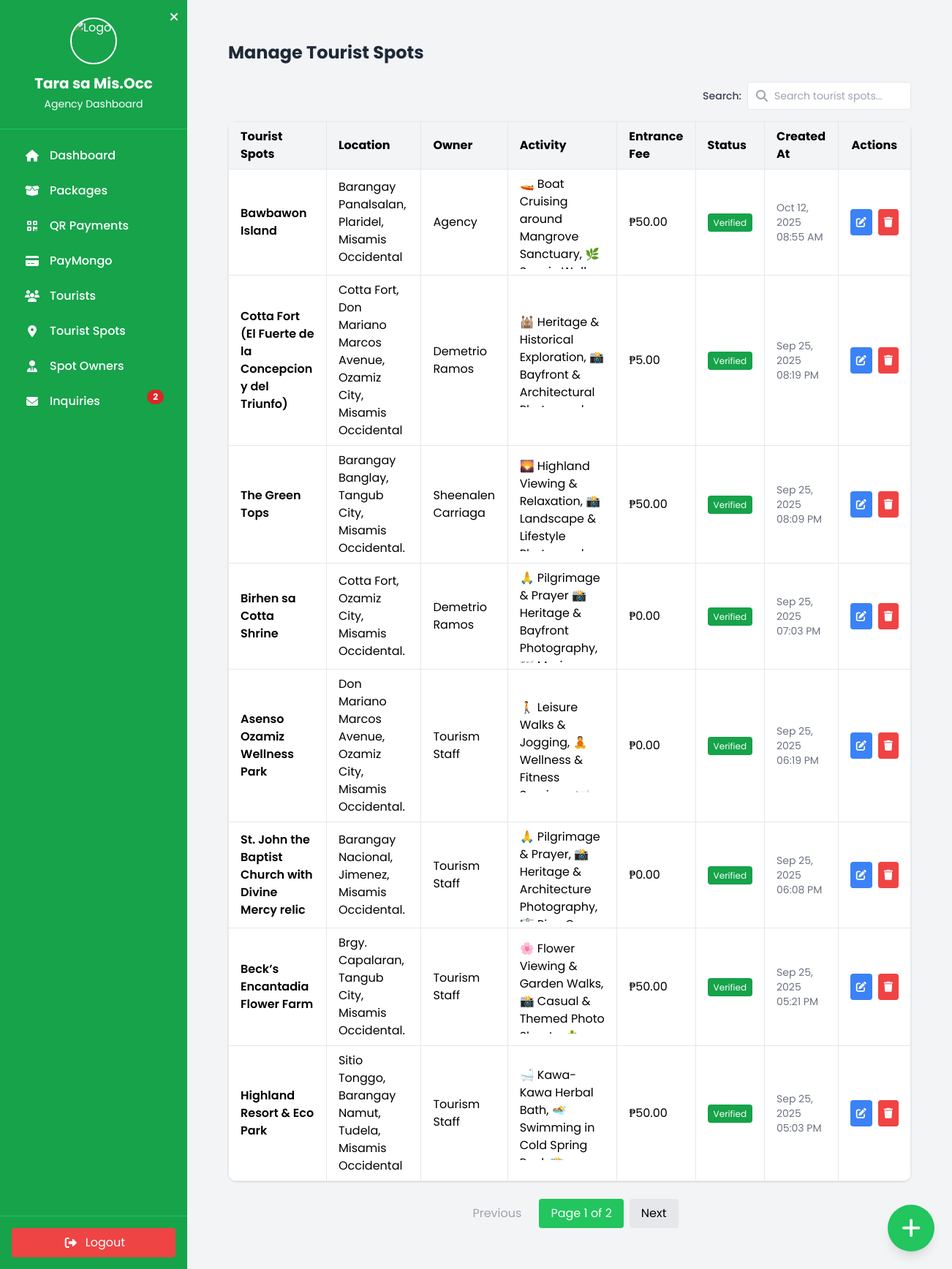
Page /admin/agency_manage_tourist_spots.php (signed in) on the committed database.
### tables this page shows
CREATE TABLE `tourist_spots` (
  `id` int(10) UNSIGNED NOT NULL,
  `owner_id` int(10) UNSIGNED NOT NULL,
  `description` text DEFAULT NULL,
  `location` varchar(255) DEFAULT NULL,
  `created_at` datetime DEFAULT current_timestamp(),
  `image1` varchar(255) DEFAULT NULL,
  `image2` varchar(255) DEFAULT NULL,
  `image3` varchar(255) DEFAULT NULL,
  `entrance_fee` decimal(10,2) DEFAULT NULL,
  `activity` varchar(255) DEFAULT NULL,
  `latitude` decimal(10,7) DEFAULT NULL,
  `longitude` decimal(10,7) DEFAULT NULL,
  `posted_by_type` enum('agency','spot_owner','tourism_officers') NOT NULL,
  `status` varchar(20) DEFAULT 'pending',
  `owner_name` varchar(255) NOT NULL,
  `name_of_tourist_spot` varchar(255) NOT NULL,
  `spot_created_at` datetime NOT NULL DEFAULT current_timestamp()
);

### admin/agency_manage_tourist_spots.php (the view, shortened to what this page needs)
    <?php
    include '../config/db_connect.php';
    $search = trim($_GET['search'] ?? "");
    $limit = 8;
    $page  = max(1, intval($_GET['page'] ?? 1));
    $offset = ($page - 1) * $limit;
    $where = "";
    $params = [];
    $count_sql = "SELECT COUNT(*) AS total
                FROM tourist_spots ts
                LEFT JOIN spot_owners so ON ts.owner_id = so.id
                $where";
    $stmt = $conn->prepare($count_sql);
    $stmt->execute();
    $total_rows = $stmt->get_result()->fetch_assoc()['total'];
    $total_pages = ceil($total_rows / $limit);
    $sql = "SELECT ts.*,
            CASE
                WHEN ts.posted_by_type='spot_owner' THEN so.fullname
                WHEN ts.posted_by_type='tourism_officers' THEN 'Tourism Staff'
                WHEN ts.posted_by_type='agency' THEN 'Agency'
                ELSE 'Unknown'
            END AS owner_name
            FROM tourist_spots ts
            LEFT JOIN spot_owners so ON ts.owner_id = so.id
            $where
            ORDER BY ts.created_at DESC
            LIMIT ? OFFSET ?";
    $stmt = $conn->prepare($sql);
    if ($where) {
        $stmt->bind_param("sssssii", $params[0], $params[1], $params[2], $params[3], $params[4], $limit, $offset);
    } else {
        $stmt->bind_param("ii", $limit, $offset);
    }
    $stmt->execute();
    $result = $stmt->get_result();
    $spots = $result->fetch_all(MYSQLI_ASSOC);
    ?>
    <!DOCTYPE html>
    <html lang="en">
    <head>
    <script src="https://cdn.tailwindcss.com"></script>
    <link rel="stylesheet" href="https://unpkg.com/leaflet@1.9.4/dist/leaflet.css"/>
    <link rel="stylesheet" href="https://unpkg.com/leaflet@1.9.4/dist/leaflet.css"/>
    <link rel="stylesheet" href="https://cdnjs.cloudflare.com/ajax/libs/font-awesome/6.5.0/css/all.min.css" />
    <link rel="stylesheet" href="css/style.css">
    </head>
    <body class="flex font-[Poppins]">
    <?php include 'sidebar.php'; ?>
  <div id="mainContent" class="flex-1">
    <main class="max-w-5xl mx-auto mt-0 p-4 sm:p-6">
        <div class="flex items-center justify-between mb-6">
            <h1 class="text-2xl font-bold text-gray-800 flex items-center space-x-3">
                <span>Manage Tourist Spots</span>
            </h1>
        </div>
 <div class="flex justify-end mb-4">
  <div class="flex items-center gap-2"><label for="liveSearch" class="font-medium text-gray-700 text-sm">Search:</label>
    <div class="relative">
      <span class="absolute inset-y-0 left-0 flex items-center pl-3 text-gray-400"><i class="fas fa-search"></i></span>
      <input type="text" id="liveSearch" placeholder="Search tourist spots..."
        class="w-56 border rounded p-2 pl-9 text-sm focus:outline-none focus:ring-2 focus:ring-green-400">
    </div>
  </div>
</div>
<div class="bg-white shadow rounded-xl overflow-x-auto">
    <table id="spotsTable" class="min-w-full border-collapse">
    <thead class="bg-gray-100">
      <tr>
        <th class="px-4 py-2 border text-left">Tourist Spots</th>
        <th class="px-4 py-2 border text-left">Location</th>
        <th class="px-4 py-2 border text-left">Owner</th>
        <th class="px-4 py-2 border text-left">Activity</th>
        <th class="px-4 py-2 border text-left">Entrance Fee</th>
        <th class="px-4 py-2 border text-left">Status</th>
        <th class="px-4 py-2 border text-left">Created At</th>
        <th class="px-4 py-2 border text-center">Actions</th>
      </tr>
    </thead>
    <tbody>
      <?php if ($spots): foreach ($spots as $spot): ?>
        <tr class="hover:bg-gray-50">
          <td class="px-4 py-2 border font-semibold"><?= htmlspecialchars($spot['name_of_tourist_spot']) ?></td>
          <td class="px-4 py-2 border"><?= htmlspecialchars($spot['location']) ?></td>
          <td class="px-4 py-2 border"><?= htmlspecialchars($spot['owner_name'] ?? '-') ?></td>
          <td class="px-4 py-2 border max-w-xs">
            <div class="overflow-y-auto max-h-32"><?= htmlspecialchars($spot['activity']) ?></div>
          </td>
          <td class="px-4 py-2 border"><?= $spot['entrance_fee'] !== null ? '₱'.number_format($spot['entrance_fee'], 2) : 'Free' ?></td>
          <td class="px-4 py-2 border">
            <?php
              $status_class = 'bg-yellow-500 text-white px-2 py-1 rounded text-xs';
              $status_text = 'Pending';
              if ($spot['status'] === 'verified') {
                $status_class = 'bg-green-600 text-white px-2 py-1 rounded text-xs';
                $status_text = 'Verified';
              } elseif ($spot['status'] === 'rejected') {
                $status_class = 'bg-red-600 text-white px-2 py-1 rounded text-xs';
                $status_text = 'Rejected';
              }
            ?>
            <span class="<?= $status_class ?>"><?= $status_text ?></span>
          </td>
          <td class="px-4 py-2 border text-sm text-gray-500"><?= date("M d, Y h:i A", strtotime($spot['created_at'])) ?></td>
          <td class="px-4 py-2 border text-center">
            <div class="flex justify-center gap-2">
                <button
                class="editBtn bg-blue-500 text-white p-2 rounded hover:bg-blue-600 text-sm"
                data-spot='<?= json_encode($spot, JSON_HEX_APOS | JSON_HEX_QUOT) ?>'>
                <i class="fas fa-edit"></i>
                </button>
              <button
                class="deleteBtn bg-red-500 text-white p-2 rounded hover:bg-red-600 text-sm"
                data-id="<?= $spot['id'] ?>"
                data-name="<?= htmlspecialchars($spot['name_of_tourist_spot'], ENT_QUOTES) ?>">
                <i class="fas fa-trash"></i>
              </button>
            </div>
          </td>
        </tr>
      <?php endforeach; else: ?>
        <tr>
          <td colspan="8" class="px-4 py-4 text-center text-gray-500">No tourist spots found.</td>
        </tr>
      <?php endif; ?>
    </tbody>
  </table>
</div>
<div class="flex justify-center items-center mt-6 space-x-2">
  <?php if ($page > 1): ?>
    <a href="?search=<?= urlencode($search) ?>&page=<?= $page-1 ?>" class="px-4 py-2 bg-gray-200 rounded hover:bg-gray-300">Previous</a>
  <?php else: ?>
    <span class="px-4 py-2 bg-gray-100 text-gray-400 rounded cursor-not-allowed">Previous</span>
  <?php endif; ?>
  <span class="px-4 py-2 bg-green-500 text-white rounded">Page <?= $page ?> of <?= $total_pages ?></span>
  <?php if ($page < $total_pages): ?>
    <a href="?search=<?= urlencode($search) ?>&page=<?= $page+1 ?>" class="px-4 py-2 bg-gray-200 rounded hover:bg-gray-300">Next</a>
  <?php else: ?>
    <span class="px-4 py-2 bg-gray-100 text-gray-400 rounded cursor-not-allowed">Next</span>
  <?php endif; ?>
</div>
<button onclick="window.location.href='agency_add_tourist_spots.php'"
  class="fixed bottom-6 right-6 bg-green-500 text-white text-3xl w-16 h-16 rounded-full shadow-lg flex items-center justify-center hover:bg-green-600">
  <i class="fas fa-plus"></i>
</button>
</body>
</html>

### admin/css/style.css (style rules this page uses)
body { font-family: "Poppins"; min-height: 100vh; background-color: #f3f4f6; }
#mainContent { margin-left: 16rem; padding: 2rem; }

### rows in the picture
tourist_spots: name_of_tourist_spot "Bawbawon Island", location "Barangay Panalsalan, Plaridel, Misamis Occidental", owner_name "Agency", activity "🚤 Boat Cruising around Mangrove Sanctuary, 🌿…", entrance_fee "50.00", status "Verified", created_at "Oct 12, 2025 08:55 AM"
tourist_spots: name_of_tourist_spot "Cotta Fort (El Fuerte de la Concepcion y del Triunfo)", location "Cotta Fort, Don Mariano Marcos Avenue, Ozamiz City, Misamis Occidental", owner_name "Demetrio Ramos", activity "🕍 Heritage & Historical Exploration, 📸 Bayfront & Architectural…", entrance_fee "5.00", status "Verified", created_at "Sep 25, 2025 08:19 PM"
tourist_spots: name_of_tourist_spot "The Green Tops", location "Barangay Banglay, Tangub City, Misamis Occidental.", owner_name "Sheenalen Carriaga", activity "🌄 Highland Viewing & Relaxation, 📸 Landscape & Lifestyle…", entrance_fee "50.00", status "Verified", created_at "Sep 25, 2025 08:09 PM"
tourist_spots: name_of_tourist_spot "Birhen sa Cotta Shrine", location "Cotta Fort, Ozamiz City, Misamis Occidental.", owner_name "Demetrio Ramos", activity "🙏 Pilgrimage & Prayer 📸 Heritage & Bayfront Photography,…", entrance_fee "0.00", status "Verified", created_at "Sep 25, 2025 07:03 PM"
tourist_spots: name_of_tourist_spot "Asenso Ozamiz Wellness Park", location "Don Mariano Marcos Avenue, Ozamiz City, Misamis Occidental.", owner_name "Tourism Staff", activity "🚶 Leisure Walks & Jogging, 🧘 Wellness & Fitness…", entrance_fee "0.00", status "Verified", created_at "Sep 25, 2025 06:19 PM"
tourist_spots: name_of_tourist_spot "St. John the Baptist Church with Divine Mercy relic", location "Barangay Nacional, Jimenez, Misamis Occidental.", owner_name "Tourism Staff", activity "🙏 Pilgrimage & Prayer, 📸 Heritage & Architecture Photography,…", entrance_fee "0.00", status "Verified", created_at "Sep 25, 2025 06:08 PM"
tourist_spots: name_of_tourist_spot "Beck’s Encantadia Flower Farm", location "Brgy. Capalaran, Tangub City, Misamis Occidental.", owner_name "Tourism Staff", activity "🌸 Flower Viewing & Garden Walks, 📸 Casual & Themed Photo…", entrance_fee "50.00", status "Verified", created_at "Sep 25, 2025 05:21 PM"
tourist_spots: name_of_tourist_spot "Highland Resort & Eco Park", location "Sitio Tonggo, Barangay Namut, Tudela, Misamis Occidental", owner_name "Tourism Staff", activity "🛁 Kawa-Kawa Herbal Bath, 🏊 Swimming in Cold Spring…", entrance_fee "50.00", status "Verified", created_at "Sep 25, 2025 05:03 PM"

### other values in the picture
$unread_msg_count "2"
$page "1"
$total_pages "2"
